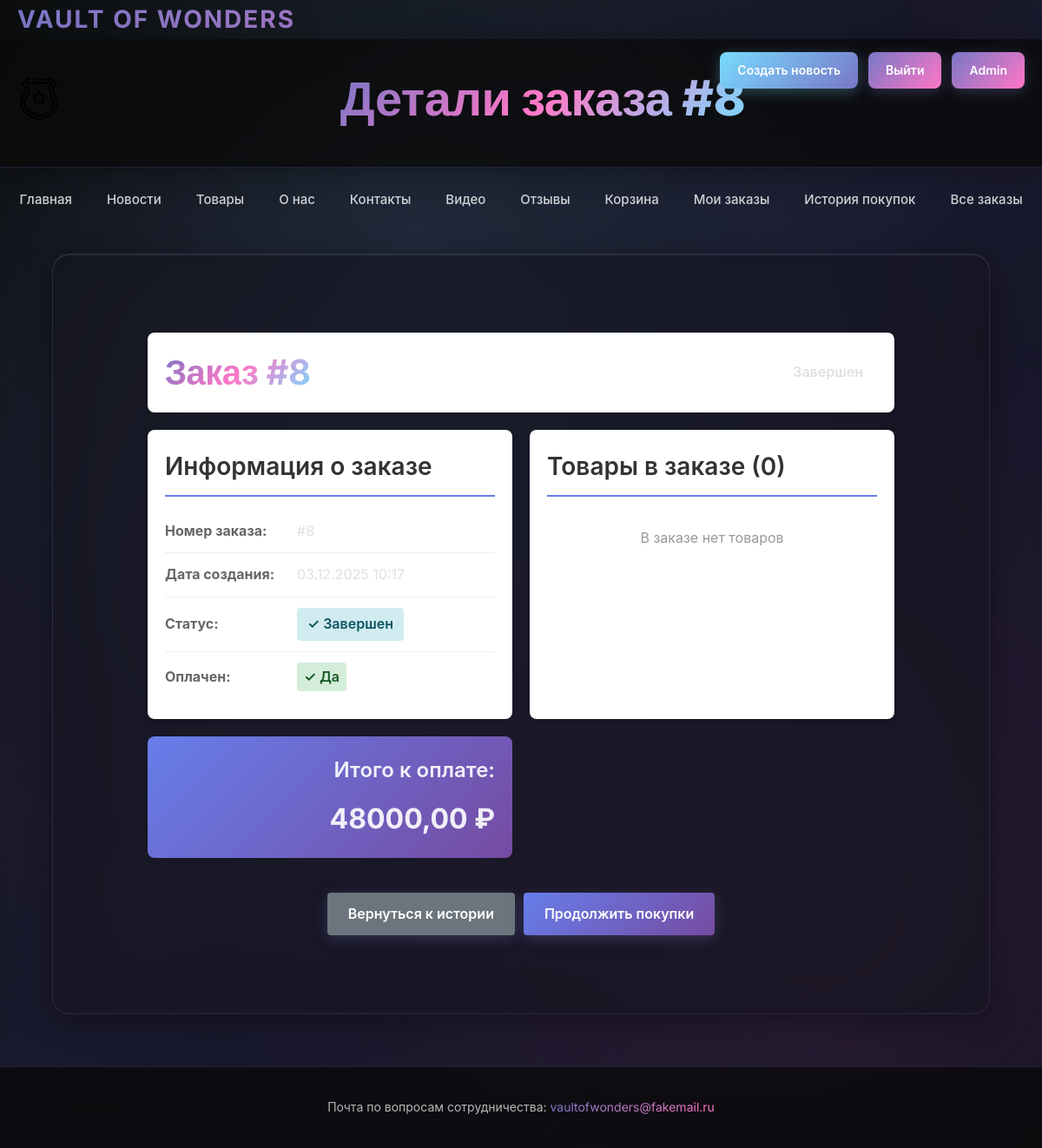
/orders/8/ (signed in), run on the app's committed database.
### app/models.py (models this page shows, shortened)
class Order(models.Model):
    STATUS_CHOICES = [
        ('processing', 'В обработке'),
        ('confirmed', 'Подтвержден'),
        ('completed', 'Завершен'),
        ('cancelled', 'Отменен'),
    ]
    user = models.ForeignKey(User, on_delete=models.CASCADE, verbose_name="Пользователь")
    items = models.ManyToManyField(CartItem, verbose_name="Товары")
    total_price = models.DecimalField('Общая стоимость', max_digits=10, decimal_places=2)
    date_created = models.DateTimeField(default=timezone.now, verbose_name="Дата создания")
    is_paid = models.BooleanField('Оплачен', default=False)
    status = models.CharField('Статус заказа', max_length=20, choices=STATUS_CHOICES, default='processing')
    class Meta:
        verbose_name = "Заказ"
        verbose_name_plural = "Заказы"

### app/views.py (the view)
# urls.py: path('orders/<int:order_id>/', views.order_detail, name='order_detail'),
def order_detail(request, order_id):
    if not request.user.is_authenticated:
        return redirect('login')
    try:
        order = Order.objects.get(pk=order_id, user=request.user)
    except Order.DoesNotExist:
        return redirect('order_history')
    context = {
        'order': order,
        'user': request.user,
        'title': f'Заказ #{order.id}'
    }
    return render(request, 'order_detail.html', context)

### app/templates/order_detail.html (shortened to what this page needs)
{% extends 'base.html' %}
{% load static %}
{% block header %}Детали заказа #{{ order.id }}{% endblock %}
{% block content %}
<link href="{% static 'styles/order_detail.css' %}" rel="stylesheet">
<div class="order-detail-container">
    <div class="order-header">
        <h2>Заказ #{{ order.id }}</h2>
        <span class="status-badge status-{{ order.status }}">
            {{ order.get_status_display }}
        </span>
    </div>
    <div class="order-info">
        <div class="info-section">
            <h3>Информация о заказе</h3>
            <table class="info-table">
                <tr>
                    <td><strong>Номер заказа:</strong></td>
                    <td>#{{ order.id }}</td>
                </tr>
                <tr>
                    <td><strong>Дата создания:</strong></td>
                    <td>{{ order.date_created|date:"d.m.Y H:i" }}</td>
                </tr>
                <tr>
                    <td><strong>Статус:</strong></td>
                    <td>
                        {% if order.status == 'processing' %}
                            <span class="status-text status-processing">⏳ В обработке</span>
                        {% elif order.status == 'confirmed' %}
                            <span class="status-text status-confirmed">✓ Подтвержден</span>
                        {% elif order.status == 'completed' %}
                            <span class="status-text status-completed">✓ Завершен</span>
                        {% elif order.status == 'cancelled' %}
                            <span class="status-text status-cancelled">✗ Отменен</span>
                        {% endif %}
                    </td>
                </tr>
                <tr>
                    <td><strong>Оплачен:</strong></td>
                    <td>
                        {% if order.is_paid %}
                            <span class="paid-status paid">✓ Да</span>
                        {% else %}
                            <span class="paid-status unpaid">✗ Нет</span>
                        {% endif %}
                    </td>
                </tr>
            </table>
        </div>
        <div class="info-section">
            <h3>Товары в заказе ({{ order.order_items.count }})</h3>
            <div class="items-list">
                {% for item in order.order_items.all %}
                    <div class="order-item">
                        <div class="item-info">
                            {% if item.image %}
                                <img src="{{ item.image.url }}" alt="{{ item.product_name }}" class="item-image">
                            {% else %}
                                <div class="item-image-placeholder">Нет изображения</div>
                            {% endif %}
                            <div class="item-details">
                                <h4>{{ item.product_name }}</h4>
                                <p class="manufacturer">Производитель: {{ item.manufacturer|default:"Не указан" }}</p>
                                <p class="quantity">Количество: {{ item.quantity }}</p>
                                <p class="description">{{ item.description|truncatewords:15 }}</p>
                            </div>
                        </div>
                        <div class="item-price">
                            <p class="price">{{ item.product_price }} ₽</p>
                            <p class="total">Всего: {{ item.get_total_price }} ₽</p>
                        </div>
                    </div>
                {% empty %}
                    <p class="no-items">В заказе нет товаров</p>
                {% endfor %}
            </div>
        </div>
        <div class="order-total">
            <h3>Итого к оплате: <span class="total-amount">{{ order.total_price }} ₽</span></h3>
        </div>
    </div>
    <div class="order-actions">
        <a href="{% url 'order_history' %}" class="btn btn-secondary">Вернуться к истории</a>
        <a href="{% url 'products' %}" class="btn btn-primary">Продолжить покупки</a>
    </div>
</div>
{% endblock %}

### app/static/styles/site.css (style rules this page uses)
* { margin: 0; padding: 0; box-sizing: border-box; }
body { font-family: 'Inter', -apple-system, BlinkMacSystemFont, 'Segoe UI', sans-serif; margin: 0; padding: 0; background: linear-gradient(135deg, #0a0a0a 0%, #1a1a2e 50%, #0f0f1e 100%); background-attachment: fixed; color: #E0E0E0; overflow-x: hidden; line-height: 1.6; }
body::before { content: ''; position: fixed; top: 0; left: 0; width: 100%; height: 100%; background: radial-gradient(circle at 20% 50%, rgba(120, 119, 198, 0.1) 0%, transparent 50%), radial-gradient(circle at 80% 80%, rgba(255, 119, 198, 0.1) 0%, transparent 50%), radial-gradient(circle at 40% 20%, rgba(120, 219, 255, 0.1) 0%, transparent 50%); pointer-events: none; z-index: 0; }
h1, h2 { background: linear-gradient(135deg, #7877C6 0%, #FF77C6 50%, #78DBFF 100%); -webkit-background-clip: text; -webkit-text-fill-color: transparent; background-clip: text; text-align: center; font-family: 'Inter', sans-serif; font-weight: 700; letter-spacing: -0.5px; margin-bottom: 30px; }
h2 { font-size: clamp(24px, 4vw, 40px); font-weight: 700; margin-top: 30px; line-height: 1.3; }
h3 { font-size: clamp(20px, 3vw, 28px); font-weight: 600; color: rgba(255, 255, 255, 0.9); margin-top: 25px; margin-bottom: 15px; }
.btn { background: linear-gradient(135deg, #7877C6 0%, #FF77C6 100%); color: white; padding: 12px 24px; font-size: 15px; font-weight: 600; border: none; border-radius: 10px; cursor: pointer; transition: all 0.3s ease; text-decoration: none; display: inline-block; box-shadow: 0 4px 15px rgba(120, 119, 198, 0.3); position: relative; overflow: hidden; }
.btn::before { content: ''; position: absolute; top: 0; left: -100%; width: 100%; height: 100%; background: linear-gradient(90deg, transparent, rgba(255, 255, 255, 0.2), transparent); transition: left 0.5s; }
.btn-primary { background: linear-gradient(135deg, #7877C6 0%, #FF77C6 100%); }
.btn-secondary { background: linear-gradient(135deg, #78DBFF 0%, #7877C6 100%); }

### app/static/styles/order_detail.css (style rules this page uses)
.order-detail-container { max-width: 900px; margin: 30px auto; padding: 20px; }
.order-header { display: flex; justify-content: space-between; align-items: center; background: white; padding: 20px; border-radius: 8px; margin-bottom: 20px; box-shadow: 0 2px 4px rgba(0, 0, 0, 0.1); flex-wrap: wrap; gap: 15px; }
.order-header h2 { margin: 0; color: #333; }
.status-badge { padding: 8px 16px; border-radius: 20px; font-weight: 600; }
.order-info { display: grid; grid-template-columns: 1fr 1fr; gap: 20px; margin-bottom: 20px; }
.info-section { background: white; padding: 20px; border-radius: 8px; box-shadow: 0 2px 4px rgba(0, 0, 0, 0.1); }
.info-section h3 { margin-top: 0; color: #333; border-bottom: 2px solid #667eea; padding-bottom: 10px; }
.info-table { width: 100%; border-collapse: collapse; }
.info-table tr { border-bottom: 1px solid #eee; }
.info-table tr:last-child { border-bottom: none; }
.info-table td { padding: 12px 0; }
.info-table td:first-child { color: #666; font-weight: 600; width: 40%; }
.status-text { padding: 6px 12px; border-radius: 4px; display: inline-block; font-weight: 600; }
.status-text.status-completed { background: #d1ecf1; color: #0c5460; }
.paid-status { padding: 4px 8px; border-radius: 4px; display: inline-block; font-weight: 600; }
.paid-status.paid { background: #d4edda; color: #155724; }
.items-list { max-width: 100%; }
.no-items { text-align: center; padding: 20px; color: #999; }
.order-total { background: linear-gradient(135deg, #667eea 0%, #764ba2 100%); color: white; padding: 20px; border-radius: 8px; text-align: right; margin-bottom: 20px; }
.order-total h3 { margin: 0; font-size: 1.5rem; }
.total-amount { font-size: 2rem; font-weight: 700; display: block; margin-top: 10px; }
.order-actions { display: flex; gap: 10px; justify-content: center; }
.btn { padding: 12px 24px; border-radius: 4px; text-decoration: none; display: inline-block; transition: all 0.3s ease; cursor: pointer; border: none; font-size: 1rem; font-weight: 600; }
.btn-primary { background: linear-gradient(135deg, #667eea 0%, #764ba2 100%); color: white; }
.btn-secondary { background: #6c757d; color: white; }

### data on the page
Order: id "8", status "Завершен", date_created "03.12.2025 10:17", order_items.count "0", total_price "48000,00"
